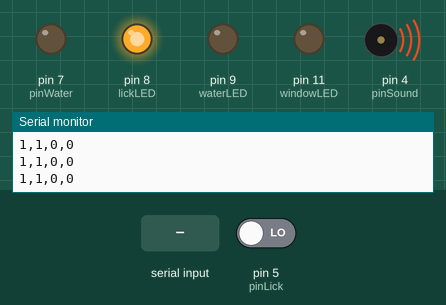
A sketch run on a simulated Arduino Uno, built with avr-gcc and run on an emulated ATmega328P. On the bench: output pins drawn as LEDs (lit = HIGH), buzzer (waves = sounding), the last lines printed to the serial monitor. The inputs (shaded band) are chosen by the test bench; at power-on: pin 5 (pinLick) LOW.

Above: at 1.2 s.
1.3 s: pin 5 (pinLick) driven HIGH
At 3.2 s:
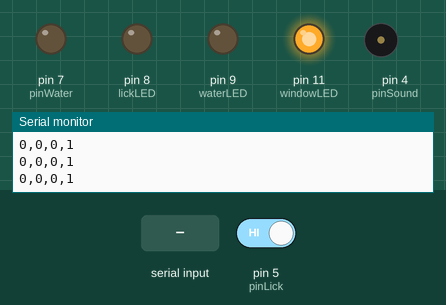
4.0 s: "w" received over Serial
At 5.5 s:
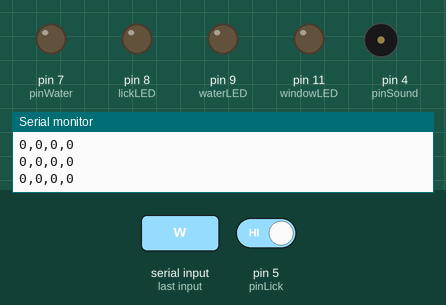
5.8 s: "o" received over Serial
At 6.7 s:
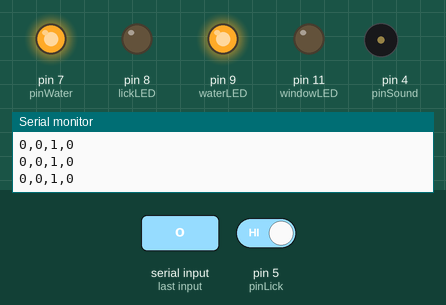
7.3 s: pin 5 (pinLick) driven LOW
At 8.1 s:
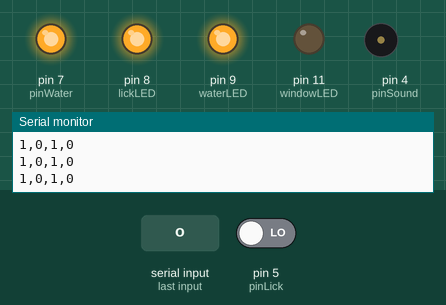
10.3 s: "o" received over Serial
At 11.7 s:
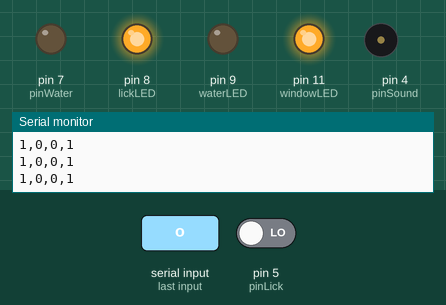
13.3 s: "p" received over Serial
At 13.9 s:
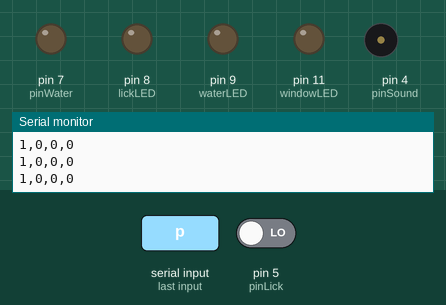
Timing chart, 0 to 15.8 s (numbered marks = the images above; inputs shaded):
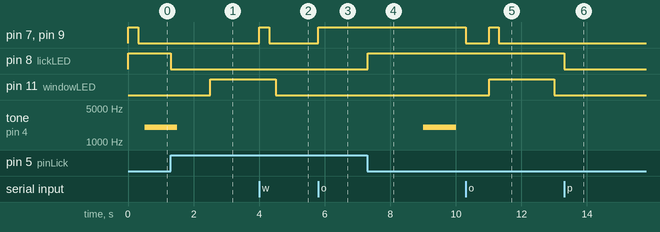

Measured:
- after the input at 1.3 s, pin 7 (pinWater), pin 9 (waterLED): stays LOW (without the input it goes to HIGH after 1.2 s); pin 8 (lickLED): HIGH → LOW at once
- after the input at 4.0 s, pin 7 (pinWater), pin 9 (waterLED): LOW → HIGH at once, → LOW 0.31 s later
- after the input at 5.8 s, pin 7 (pinWater), pin 9 (waterLED): LOW → HIGH at once
- after the input at 7.3 s, pin 8 (lickLED): LOW → HIGH at once
- after the input at 10.3 s, pin 7 (pinWater), pin 9 (waterLED): HIGH → LOW at once, → HIGH 0.71 s later, → LOW 0.30 s later
- after the input at 13.3 s, pin 8 (lickLED): HIGH → LOW at once

The sketch:

masterNew.ino
```cpp
//  本程序只有go的功能
//  实验时序设计相关的各个参数：
//unsigned long /=100;   //一个trial周期时长
unsigned long soundDelay =500; // trial开始到给声音的时间
unsigned long soundDuration=1000;   //发声时长，单位毫秒下面相同
unsigned long timeWindowDelay=2000;   // 时间窗口相对声音开始的响应延时
unsigned long timeWindowDuration=2000;   //响应窗口总时长
unsigned long afterDelay=4000; //
unsigned long waterDuration=300;   //给水时长

// ---- 下面的程序一般不需要更改 ------- //

// 端口定义：舔水, 给水与声音
#define pinLick 5
#define pinWater 7
#define pinSound 4
#define freq 2000
// 各指示LED
#define lickLED 8
#define waterLED 9
#define windowLED 11
// 程序中用到的临时变量

int state = 1; // 目前所处的状态，0为暂停，1为一个trial开始前，2为trial运行中

unsigned long soundTime;
unsigned long windowTime;
unsigned long trialEndTime; // 发声、时间窗口和trial结束时间，在trial开始前确定

unsigned long curTime; // 当前时间
unsigned long validLickTime = 0; // 有效舔水时间：定义为时间窗内第一次舔水的时间。给水参考这一时间进行。
unsigned long waterCommandTime = 0; // 上一次人工给水指令的时间。

bool lickState;
bool soundState;
bool windowState;
bool waterState; // 各状态变量
bool toneWrote=0;
bool noToneWrote=0;
bool waterOn=0;

void setup() {
   Serial.begin(9600);

   //输入输出管脚设置
   pinMode(pinLick,INPUT);
   pinMode(pinSound,OUTPUT);
   pinMode(pinWater, OUTPUT);
   pinMode(lickLED, OUTPUT);
   pinMode(waterLED, OUTPUT);
   pinMode(windowLED, OUTPUT);
}

void loop() {
  recvCmd();
  if (state == 0) whenPause();
  if (state == 1) beforetrial();
  if (state == 2) intrial();
}


 String readSerial()   //读串口
{
  String val = "";
  while (Serial.available())
  {
    val += char(Serial.read());
  }
  return val;
}

void recvCmd(){
    // 读串口
    String cmd = readSerial();
    if(cmd == "") return;
    if(cmd == "p") state = 0;
    else if(cmd == "s") state = 1;
    else if(cmd == "w") waterCommandTime = millis();
    else if(cmd == "o") waterOn = !waterOn;
  }


void whenPause(){
    noTone(pinSound);
    digitalWrite(lickLED, LOW);
    digitalWrite(windowLED, LOW);
    digitalWrite(waterLED, LOW);
    digitalWrite(pinWater,LOW);
    return;
  }


void beforetrial(){
  // 生成时间; 目前使用固定生成模式
  curTime = millis();
  soundTime = curTime + soundDelay;
  windowTime = soundTime + timeWindowDelay;
  trialEndTime = windowTime + timeWindowDuration + afterDelay;
  // 重置各变量
  validLickTime = 0;
  toneWrote = 0;
  noToneWrote = 0;
  // 更改state到2
  state = 2;
  }

void prt(bool data, bool isFinal=false);
bool inWindow(unsigned long start, unsigned long cur, unsigned long duration);

void intrial(){
  // 数据读入
  lickState = not digitalRead(pinLick);
  curTime = millis();
  // 状态机状态更新
  if (curTime > trialEndTime) {state = 1; return;}
  // 状态更新
  windowState = inWindow(windowTime, curTime, timeWindowDuration);
  soundState = inWindow(soundTime, curTime, soundDuration);
  if (windowState and (validLickTime == 0) and lickState) validLickTime = curTime;
  waterState = inWindow(validLickTime, curTime, waterDuration) or inWindow(waterCommandTime, curTime, waterDuration) or waterOn;
  // 输出各数据
  digitalWrite(lickLED, lickState);
  digitalWrite(windowLED, windowState);
  digitalWrite(waterLED, waterState);

  digitalWrite(pinWater, waterState);
  if (soundState ) {tone(pinSound, freq);}
  if (!soundState) {noTone(pinSound);}

  prt(lickState);
  prt(soundState);
  prt(waterState);
  prt(windowState,true);

  }

void prt(bool data, bool isFinal = false){
    if (!isFinal){
        Serial.print(data);
        Serial.print(",");
      }
     else{
        Serial.println(data);
      }
  }

bool inWindow(unsigned long start, unsigned long cur, unsigned long duration){
    unsigned long delta = cur - start;
    if (delta >= 0 and delta < duration) return 1;
    else return 0;
}
```
